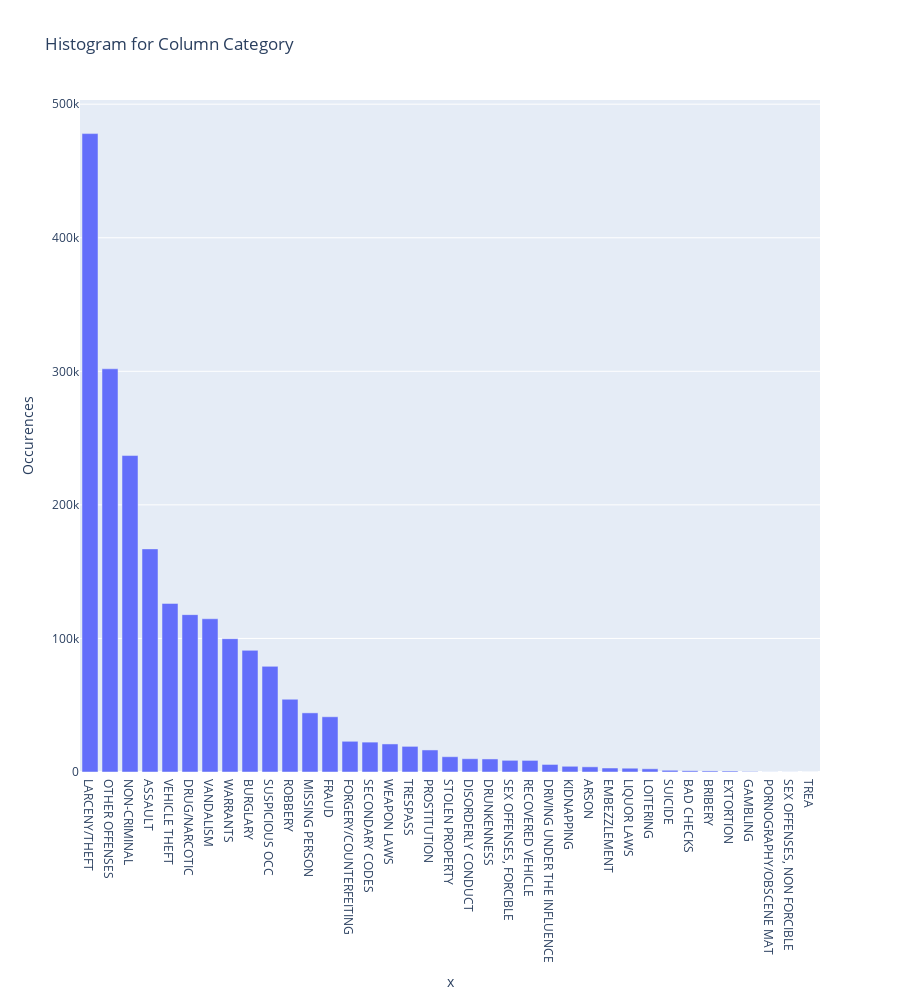

Here is the notebook cell this chart was saved with:
### Markdown cell above
Creating the plots:

### Code cell
y_values = df["Category"].value_counts()

fig = px.bar(x=y_values.index, y=y_values, labels={'y': 'Occurences'}, title=f'Histogram for Column Category')
fig.update_layout(height=1000)

### Figure 1 — Plotly figure (JSON) as saved in the notebook; plotly's stock layout.template omitted (floating-point values rounded to 4 significant figures)
{"data": [{"alignmentgroup": "True", "hovertemplate": "x=%{x}<br>Occurences=%{y}<extra></extra>", "legendgroup": "", "marker": {"color": "#636efa", "pattern": {"shape": ""}}, "name": "", "offsetgroup": "", "orientation": "v", "showlegend": false, "textposition": "auto", "type": "bar", "x": ["LARCENY/THEFT", "OTHER OFFENSES", "NON-CRIMINAL", "ASSAULT", "VEHICLE THEFT", "DRUG/NARCOTIC", "VANDALISM", "WARRANTS", "BURGLARY", "SUSPICIOUS OCC", "ROBBERY", "MISSING PERSON", "FRAUD", "FORGERY/COUNTERFEITING", "SECONDARY CODES", "WEAPON LAWS", "TRESPASS", "PROSTITUTION", "STOLEN PROPERTY", "DISORDERLY CONDUCT", "DRUNKENNESS", "SEX OFFENSES, FORCIBLE", "RECOVERED VEHICLE", "DRIVING UNDER THE INFLUENCE", "KIDNAPPING", "ARSON", "EMBEZZLEMENT", "LIQUOR LAWS", "LOITERING", "SUICIDE", "BAD CHECKS", "BRIBERY", "EXTORTION", "GAMBLING", "PORNOGRAPHY/OBSCENE MAT", "SEX OFFENSES, NON FORCIBLE", "TREA"], "xaxis": "x", "y": [477975, 301874, 236928, 167042, 126228, 117821, 114718, 99821, 91067, 79087, 54467, 44268, 41348, 22995, 22378, 21004, 19194, 16501, 11450, 9932, 9760, 8747, 8688, 5652, 4282, 3875, 2984, 2840, 2402, 1291, 924, 796, 729, 343, 57, 43, 14], "yaxis": "y"}], "layout": {"barmode": "relative", "height": 1000, "legend": {"tracegroupgap": 0}, "title": {"text": "Histogram for Column Category"}, "xaxis": {"anchor": "y", "domain": [0, 1], "title": {"text": "x"}}, "yaxis": {"anchor": "x", "domain": [0, 1], "title": {"text": "Occurences"}}}}
